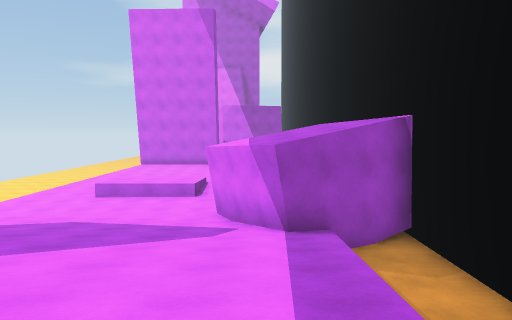
view 1 (above)

23 first-person views from a walk through a 3-D level made in the Unity game engine. The camera is 1.4 m above the floor, tilts 4° down and sees 70° across. The floor is counted in squares, 2 m on a side. Each view is taken from the middle of a square. On the plan, view 1 faces up. The plan holds only what a view shows up to about 11 squares ahead; the rest is blank. The place goes on beyond the plan.

view 2
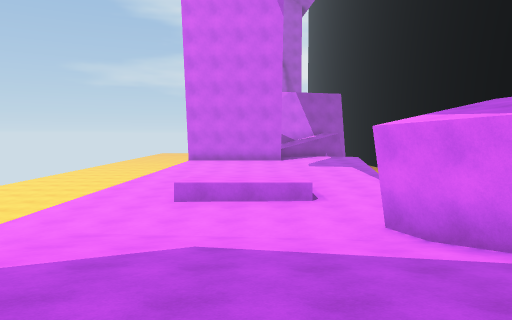

view 3
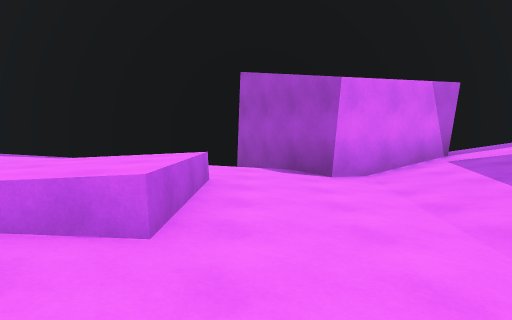

view 4
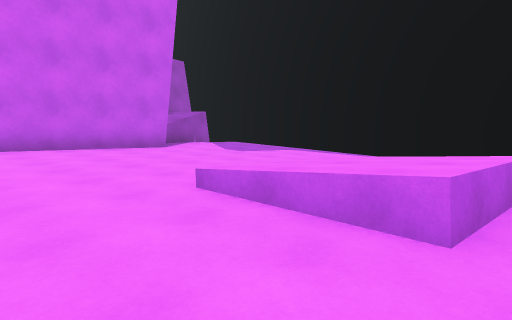

view 5
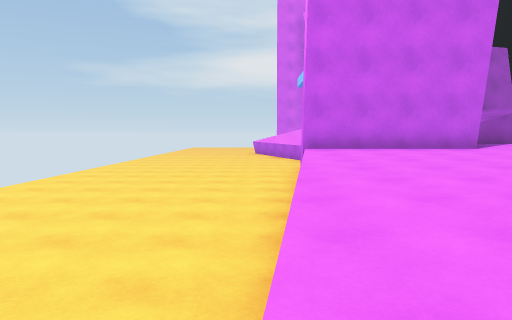

view 6
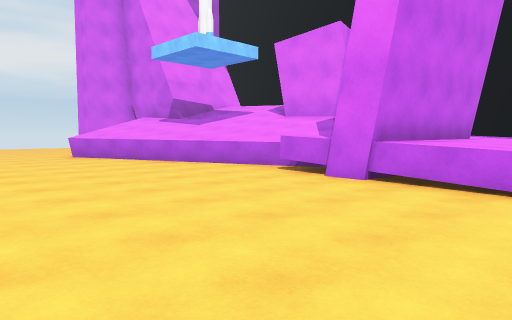

view 7
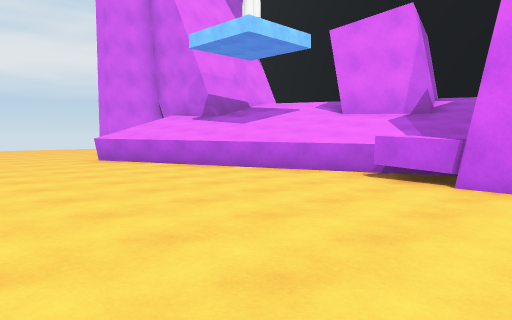

view 8
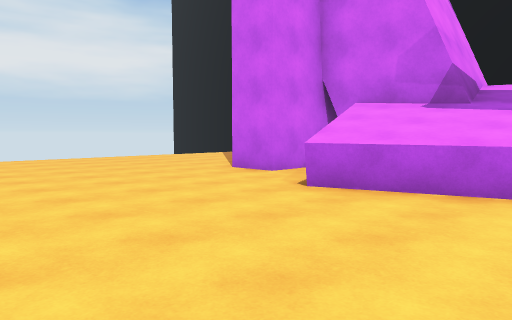

view 9
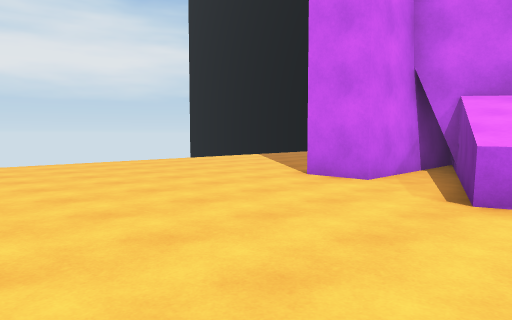

view 10
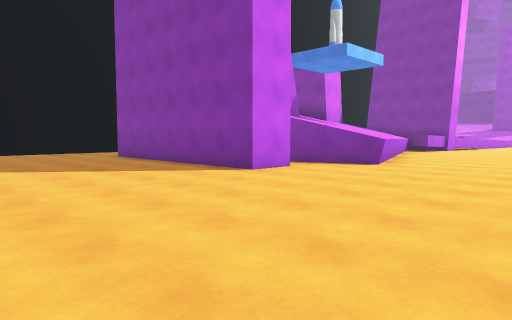

view 11
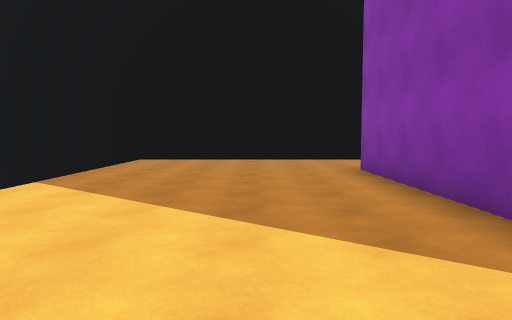

view 12
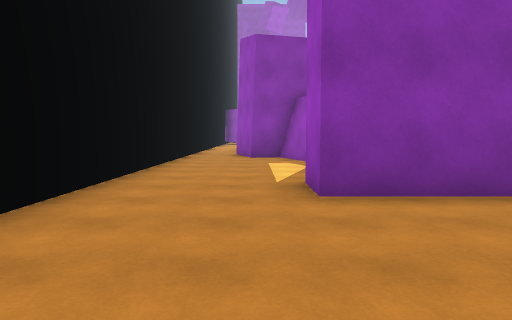

view 13
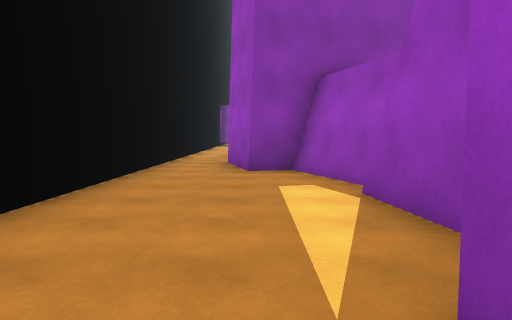

view 14
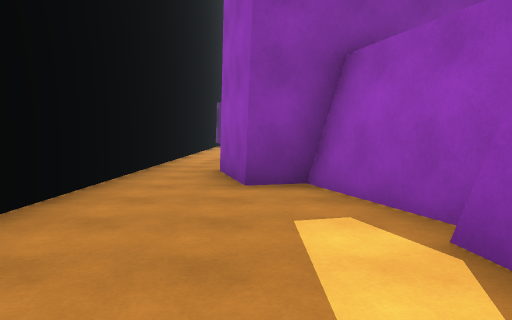

view 15
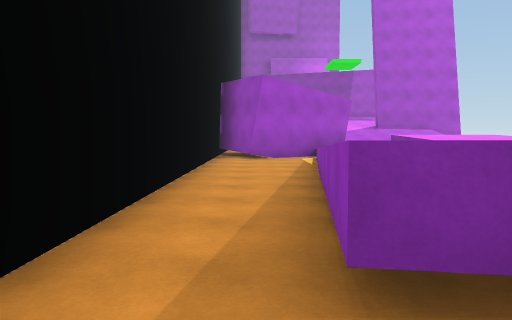

view 16
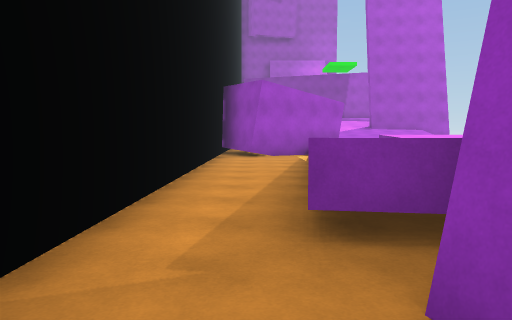

view 17
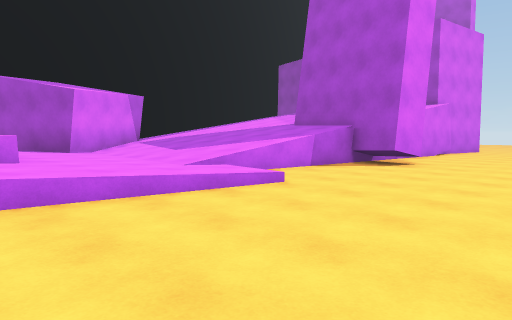

view 18
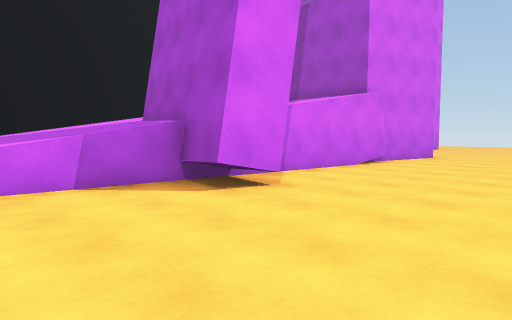

view 19
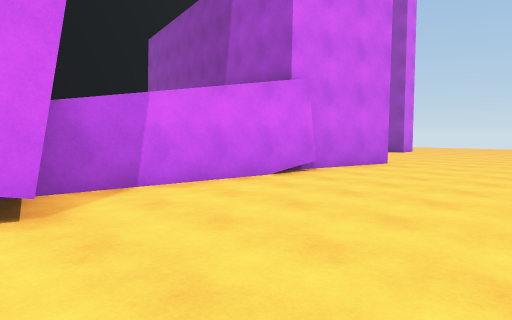

view 20
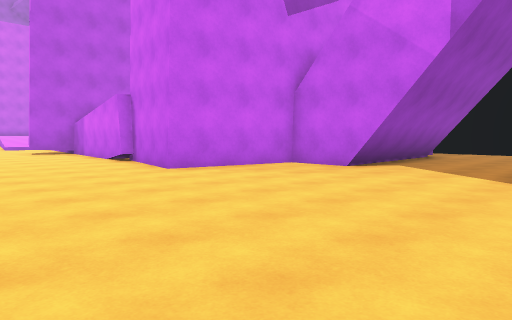

view 21
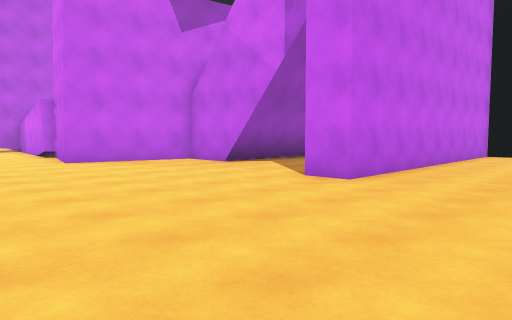

view 22
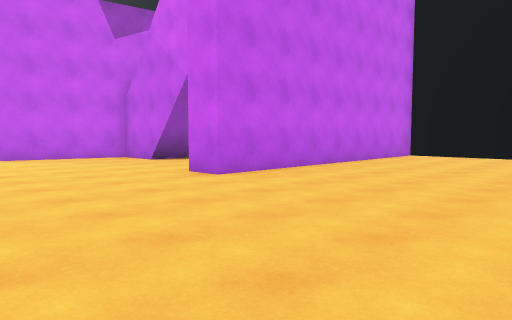

view 23
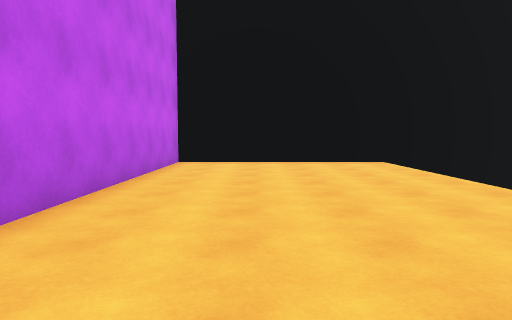

### Floor plan
Key: @ floor where view 1 was taken; # wall or solid block; . main floor; : floor 0.25 m higher than the main floor; + floor 0.5 m higher than the main floor; * floor 0.75 m higher than the main floor; % floor 1 m higher than the main floor; & floor 1.25 m higher than the main floor; / step, stairs or slope; = window, fence, low wall or low ledge; ^ raised ledge; v drop or lower ground.
Columns run from 11 left of view 1 to 4 right of it. Each row starts with its distance up from view 1.
 37               ##
 36 ....... .......#
 35 ...............#
 34 ...............#
 33 ...............#
 32  ..............#
 31  .....######...#
 30 ......######...#
 29 .......#   ....#
 28 ....^^##  #....#
 27 .....^    #....#
 26 .....^^   #....#
 25 .....^^   #....#
 24  .....^^  ###..#
 23  .....^^ #  #..#
 22  .....^^ ^  #..#
 21 .......^^^^##..#
 20 ......^^^^^#/..#
 19 .....^####&&&..#
 18 .....=%%%%&&&..#
 17 ...../%%%%%%%..#
 16 .....*%%%%%%/..#
 15 .....*******=..#
 14  ....*******/..#
 13  ....+*///**...#
 12 ..../++&&/++...#
 11 ....=++&&/++...#
 10 ..../::::++/.#.#
  9 ..../:::::####
  8  ...//////:#####
  7 .....=/////###.#
  6 .....=//////#..#
  5 .....////////..#
  4 ....#////////..#
  3 ....####/////  #
  2 ...../   ///
  1 ...../
  0  ....//    @
 -1  ....//
 -2  ....####v
 -3  ....#  ##
 -4  ...###
 -5  .....###
 -6  .......#
 -7  .......####
 -8 .............
 -9 .............
-10 .........
-11 .......#########
-12  ..............#
-13  ..............#
-14  ..............#
-15   .............#
-16   ....   ......#
-17               ##

Positions as (right, up) in squares from view 1, and headings:
1: (0, 0), facing up
2: (-3, 3), facing up
3: (-7, 10), facing right
4: (-7, 10), facing up-right
5: (-7, 10), facing up
6: (-11, 16), facing up-right
7: (-11, 18), facing up-right
8: (-11, 25), facing up-right
9: (-11, 27), facing up-right
10: (-11, 36), facing down-right
11: (-7, 33), facing right
12: (1, 35), facing down
13: (1, 31), facing down
14: (1, 29), facing down
15: (2, 21), facing down
16: (2, 22), facing down
17: (-11, 12), facing down-right
18: (-11, 7), facing down-right
19: (-11, 4), facing down-right
20: (-11, -11), facing up-right
21: (-10, -14), facing up-right
22: (-9, -16), facing up-right
23: (-6, -13), facing right
